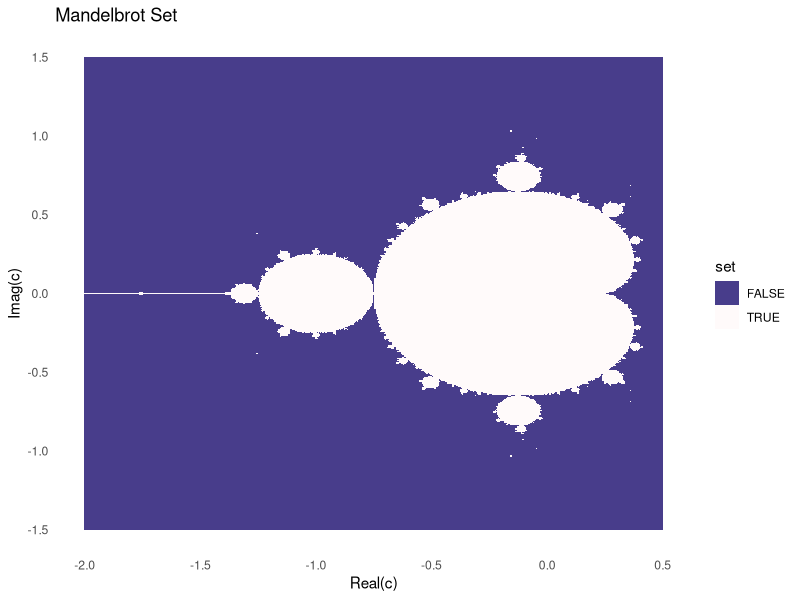
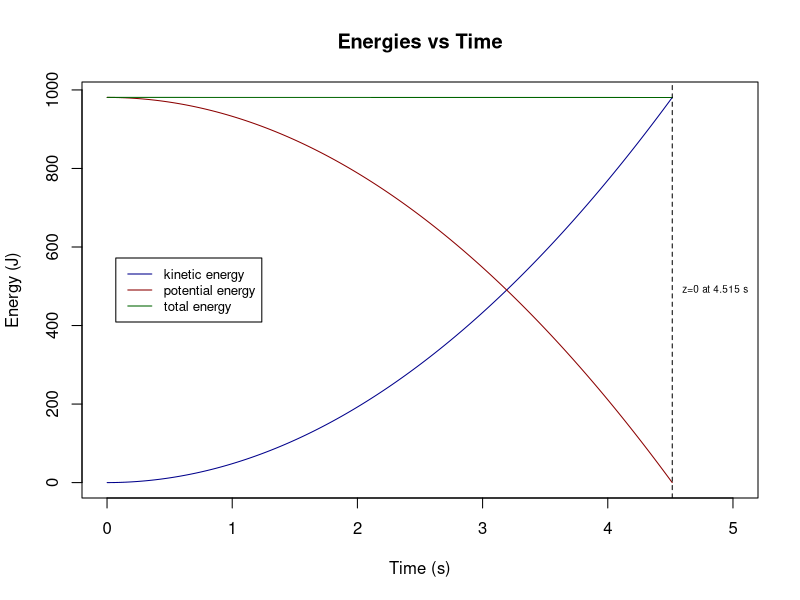
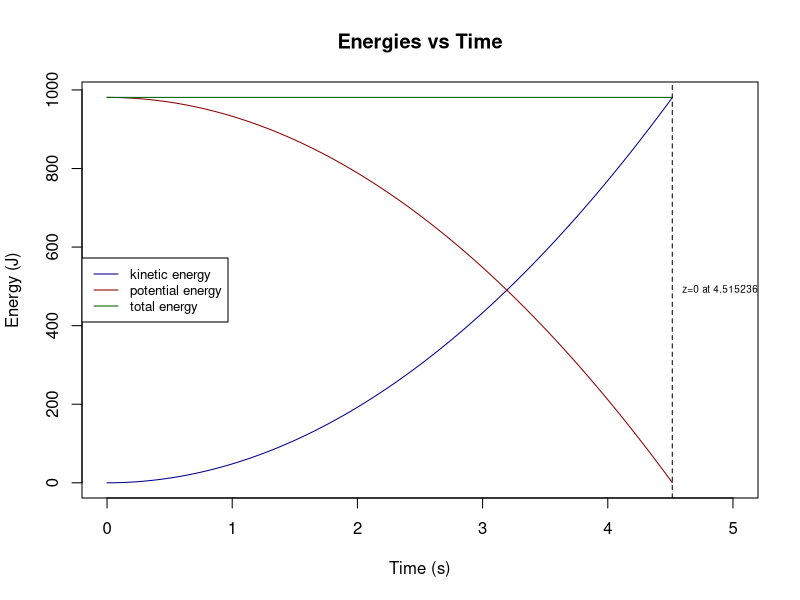

Here is the R script that generated these plots, in order:
## ---- chunk 1
# a)
fn_Sn <- function(N) {
  S <- numeric(N + 1)  # initialize S with enough space
  
  # initial conditions
  S[1] <- 0  # S[0] = 0
  S[2] <- 1  # S[1] = 1
  
  if (N == 0) {
    return(S[1])  # return S[0] for N = 0
  }
  
  for (n in 1:N) {
    S[n + 2] <- 2 * S[n + 1] + 2 * S[n]  
  }
  
  return(S[N + 1])  # return the N-th term
}
## ---- chunk 2
compute_Sn <- function(n) {
  A <- sqrt(3) / 6
  B <- - sqrt(3) / 6
  a <- 1 + sqrt(3)
  b <- 1 - sqrt(3)
  Sn <- A * a^n + B * b^n  
  return(Sn)
}

test_fn_Sn <- function() {
  passed <- TRUE
  tol <- 1e-6  
  
  for (n in 0:20) {
    expected <- compute_Sn(n)
    actual <- fn_Sn(n)
    
    if (abs(expected - actual) > tol) {
      cat(sprintf("Test failed for n = %d: expected %f, got %f\n", n, expected, actual))
      passed <- FALSE
    } else {
      cat(sprintf("Test passed for n = %d: expected %f, got %f\n", n, expected, actual))
    }
  }
  
  if (passed) {
    cat("All tests passed.\n")
  } else {
    cat("Some tests failed.\n")
  }
}

test_fn_Sn()
## ---- chunk 3
sqrt_est <- function(c, tol=1e-6) {
  if (c < 0) {
    stop("c must be non-negative")
  }
  
  # initial guess for the square root of c
  x <- ifelse(c > 0, c / 2, 0)
  
  while (abs(x^2 - c) >= tol) {
    x <- 0.5 * (x + c / x)
  }
  
  return(x)
}

# e.g.
(sqrt_est(1225))
(sqrt_est(pi))
(sqrt_est(0.1004))
## ---- chunk 4
library(testthat)

test_that("sqrt_est correctly estimates the square root", {
  expect_equal(sqrt_est(1225), sqrt(1225), tol = 1e-6)
  expect_equal(sqrt_est(pi), sqrt(pi), tol = 1e-6)
  expect_equal(sqrt_est(0.1004), sqrt(0.1004), tol = 1e-6)
})
## ---- chunk 5
library(ggplot2)

mandelbrot <- function(c, max_iter) {
  z <- 0
  for(i in 1:max_iter) {
    z <- z^2 + c
    if(Mod(z) > 2) {
      return(FALSE)
    }
  }
  return(TRUE)
}

x_min <- -2
x_max <- 0.5
y_min <- -1.5
y_max <- 1.5
x <- seq(x_min, x_max, by = 5e-3)
y <- seq(y_min, y_max, by = 5e-3)
grid <- expand.grid(x = x, y = y)

# check each point in the grid
max_iter <- 500
points <- vector("list", length=nrow(grid))
for(i in 1:nrow(grid)) {
  c <- complex(real = grid$x[i], imaginary = grid$y[i])
  points[[i]] <- mandelbrot(c, max_iter)
}

# convert the results to a data frame
grid$set <- unlist(points)

ggplot(grid, aes(x, y)) + 
  geom_tile(aes(fill = set)) + 
  scale_fill_manual(values = c("TRUE" = "snow", "FALSE" = "darkslateblue")) +
  scale_y_continuous(breaks = seq(-1.5, 1.5, by = 0.5)) +  theme_minimal() + 
  labs(title = "Mandelbrot Set", x = "Real(c)", y = "Imag(c)") + 
  theme(panel.grid.major = element_blank(), panel.grid.minor = element_blank())
## ---- chunk 6
g <- 9.81 
z0 <- 100 
delta_t <- 1e-6 
v <- 0 

# Will-E scheme, Euler method 
z <- z0 - 1e-6 
t <- 0 

while (z > 0) {
  v <- sqrt(2 * g * (z0 - z)) 
  delta_z <- v * delta_t
  if (z - delta_z < 0) {
    z <- 0
  } else {
    z <- z - delta_z # Loop until z <= 0
  }
  t <- t + delta_t 
}

real_t <- sqrt(2 * z0 / g)

# Results
cat("Time when z reaches 0 calculated by the Will-E scheme:", t, "seconds\n")
cat("Time when z reaches 0 by the physical fact:", real_t, "seconds\n")
## ---- chunk 7
g <- 9.81 
z0 <- 100 
m <- 1 
delta_t <- 1e-3

# initial conditions
z <- z0
v <- 0 
t <- 0

ts <- c()
ki_es <- c()
po_es <- c()
tt_es <- c()
posi <- c() 

# Euler forward method
while (z > 0) {
  v <- v + g * delta_t
  z <- max(0, z - v * delta_t) # ensure z >= 0
  t <- t + delta_t 
  
  ki_e = 0.5 * m * v^2
  po_e = m * g * z
  tt_e = ki_e + po_e
  
  ts <- append(ts, t)
  ki_es <- append(ki_es, ki_e)
  po_es <- append(po_es, po_e)
  tt_es <- append(tt_es, tt_e)
  posi <- append(posi, z) 
}

plot(ts, ki_es, type = 'l', col = 'darkblue', xlim = c(0, 5),
     ylim = c(0, max(tt_es)), xlab = "Time (s)", ylab = "Energy (J)", 
     main = "Energies vs Time")
lines(ts, po_es, col = 'darkred')
lines(ts, tt_es, col = 'darkgreen')
legend("left", inset=.05, legend = c("kinetic energy", "potential energy", "total energy"), 
       col = c("darkblue", "darkred", "darkgreen"), lty = 1, cex = 0.8)

# z = 0
bottom_t <- ts[which.min(posi > 0)]
abline(v = bottom_t, col = "black", lty = 2) 
text(bottom_t, max(tt_es) * 0.5, labels = paste("z=0 at", round(bottom_t, 6), "s"), 
     pos = 4, cex = 0.6)

print(paste("Time when z=0 calculated by the Euler method:", round(bottom_t, 6), "seconds"))
cat("Time when z reaches 0 by the physical fact:", real_t, "seconds\n")
## ---- chunk 8
g <- 9.81 
z0 <- 100 
m <- 1 
delta_t <- 1e-3 
tt_time <- sqrt(2 * z0 / g) 
N <- as.integer(tt_time / delta_t)

v <- rep(0, N) 
z <- rep(0, N) 
times <- seq(0, tt_time, length.out = N)

# initial conditions
v[1] <- 0 
z[1] <- z0 

ki_es <- rep(0, N)
po_es <- rep(0, N)
tt_es <- rep(0, N)

# Leap-frog scheme for i=2 
v[2] <- v[1] + g * delta_t
z[2] <- z[1] - 0.5 * g * delta_t^2 

# Leap-frog iteration for i = 3 to N
for (i in 3:N) {
  v[i] <- v[i-2] + 2 * g * delta_t 
  z[i] <- z[i-2] - 2 * v[i-1] * delta_t 
  
  ki_es[i] <- 0.5 * m * v[i]^2
  po_es[i] <- m * g * (z[i] - 0) 
  tt_es[i] <- ki_es[i] + po_es[i]
}

ki_es[1] <- 0.5 * m * v[1]^2
po_es[1] <- m * g * (z[1] - 0)
tt_es[1] <- ki_es[1] + po_es[1]

plot(times[-2], ki_es[-2], type = 'l', col = 'darkblue', xlim = c(0, 5), 
     ylim = c(min(po_es[-2]), max(tt_es[-2])), xlab = "Time (s)", 
     ylab = "Energy (J)", main = "Energies vs Time") 
lines(times[-2], po_es[-2], col = 'darkred')
lines(times[-2], tt_es[-2], col = 'darkgreen')
legend("left", legend = c("kinetic energy", "potential energy", "total energy"), 
       col = c("darkblue", "darkred", "darkgreen"), lty = 1, cex = 0.8) 

t_bottom <- times[which.min(posi > 0)]
abline(v = t_bottom, col = "black", lty = 2) 
text(t_bottom, max(tt_es) * 0.5, labels = paste("z=0 at", round(t_bottom, 6), "s"), 
     pos = 4, cex = 0.6)

print(paste("Time when z=0 calculated by the leap-frog scheme:", round(t_bottom, 6), "seconds"))
cat("Time when z reaches 0 by the physical fact:", tt_time, "seconds\n")
